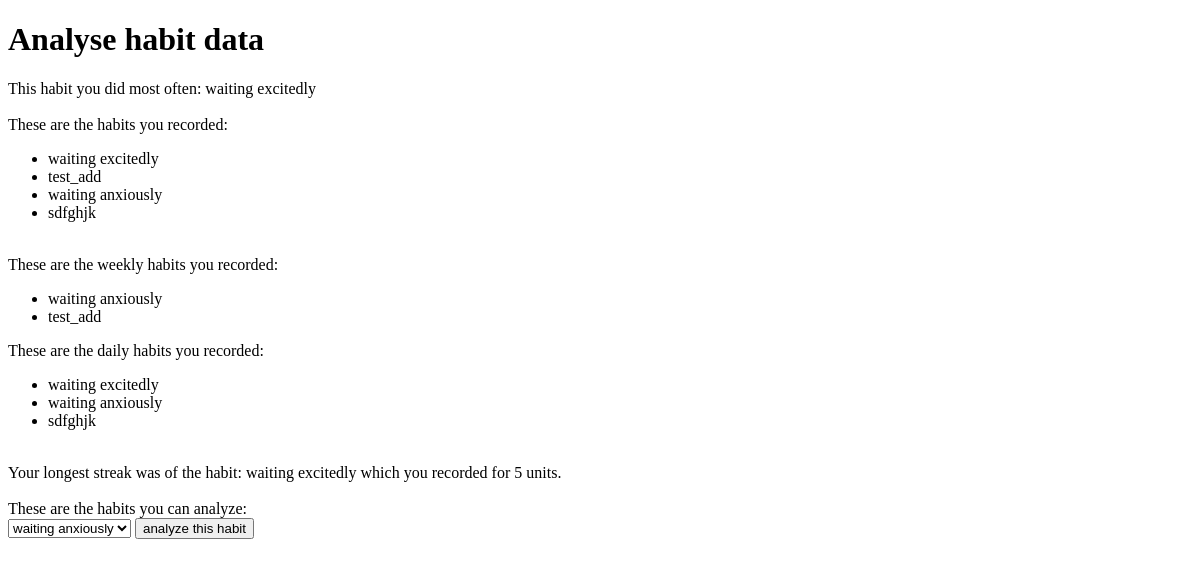
The page /analysis on the database as committed earlier.
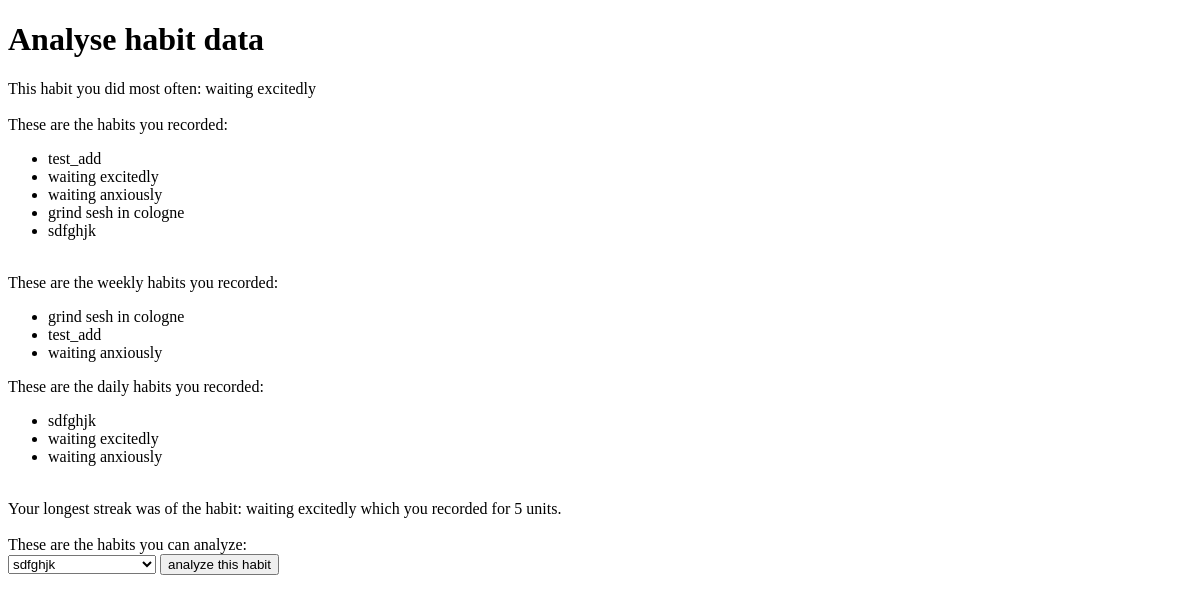
The same page on the database as committed later.
### tables this page shows
CREATE TABLE habits (
                id INTEGER PRIMARY KEY AUTOINCREMENT,
                name TEXT NOT NULL,
                date TEXT NOT NULL,
                streak INTEGER,
                periodicity TEXT NOT NULL
            );

### app.py (the view)
@app.route('/analysis', methods=('GET', 'POST'))
def analysis():
    conn = get_db_connection()
    cur = conn.cursor()
    cur.execute('SELECT name FROM habits')
    habits = cur.fetchall()
    habits_ls = [element[0] for element in habits]
    most_habit = ''
    single_habits_set = set(habits_ls)
    show_habits = [i for i in single_habits_set]
    for habit in single_habits_set:
        if habits_ls.count(habit) > habits_ls.count(most_habit):
            most_habit = habit
        elif habits_ls.count(habit) == habits_ls.count(most_habit):
            most_habit = habit, most_habit
    longest_streak = []
    conn = get_db_connection()
    cur = conn.cursor()
    cur.execute('SELECT name FROM habits WHERE periodicity = ?', ('daily',))
    ls_daily = cur.fetchall()
    ls_daily_readable_set = set([i[0] for i in ls_daily])
    for i in ls_daily_readable_set:
        longest_streak.append([i, current_streak(i)[0]])
    all_dates = [i[1] for i in longest_streak]
    streak_count = max(all_dates)
    longest_habit_s = []
    for habit, date in longest_streak:
        if date == streak_count:
            longest_habit_s.append(habit)
    cur = conn.cursor()
    cur.execute('SELECT name FROM habits WHERE periodicity = ?', ('daily',))
    dailies = set(cur.fetchall())
    cur = conn.cursor()
    cur.execute('SELECT name FROM habits WHERE periodicity = ?', ('weekly',))
    weeklies = set(cur.fetchall())
    cur.execute('SELECT name, periodicity FROM habits')
    all_habits = [i[0] for i in set(cur.fetchall())]
    conn.close()
    return render_template('analysis.html', variable_most_habit=most_habit, habits = show_habits, longest_streak_habit = longest_habit_s[0], longest_streak_streak = streak_count, daily_habits = dailies, weekly_habits = weeklies, all_habits = all_habits)

### analysis.py (called while the page is built)
def current_streak(habit_name): #prior name analysis_streak
    conn = get_db_connection()
    cur = conn.cursor()
    cur.execute('SELECT date FROM habits WHERE name = ? ORDER BY date', (habit_name,))
    data = cur.fetchall()
    if not data:
        return 0  # No data for the given habit_name
    readable_dates = sorted(list(set([item[0] for item in data])))
    streak = 0
    current_streak_date = readable_dates[-1]
    actual_streak_d = []
    for i in range(len(readable_dates) - 1, -1, -1):
        if readable_dates[i] == current_streak_date:
            streak += 1
            actual_streak_d.append(readable_dates[i])
            transformer = datetime.strptime(current_streak_date, '%Y-%m-%d')
            transformer -= timedelta(days=1)
            current_streak_date = transformer.strftime('%Y-%m-%d')
        else:
            break
    return streak, actual_streak_d

### app.py (called while the page is built)
@app.before_request
def before_request():
    g.db = get_db_connection()

### database.py (called while the page is built)
def close_db_connection(e=None):
    db = g.pop('db', None)
    if db is not None:
        db.close()

### templates/analysis.html (shortened to what this page needs)
<!DOCTYPE html>
<html lang="en">
<head>
</head>
<body>
    <h1>Analyse habit data</h1>
    <div>This habit you did most often: {{ variable_most_habit }}</div>
    <br>
    <div>These are the habits you recorded:</div>
    <ul>
        {% for habit in habits %}
            <li>{{ habit }}</li>
        {% endfor %}
    </ul>
    <br>
    <div>These are the weekly habits you recorded:</div>
    <ul>
        {% for habit in weekly_habits %}
            <li>{{ habit[0] }}</li>
        {% endfor %}
    </ul>
    <div>These are the daily habits you recorded:</div>
    <ul>
        {% for habit in daily_habits %}
            <li>{{ habit[0] }}</li>
        {% endfor %}
    </ul>
    <br>
    <div>Your longest streak was of the habit: {{ longest_streak_habit }} which you recorded for {{ longest_streak_streak }} units.</div>
    <br>
    <div>These are the habits you can analyze:</div>
    <form action="/submit-dropdown-analysis" method="post">
        <select name="dropdown">
            {% for option in all_habits %}
            <option value="{{ option | safe }}">{{ option }}</option>
            {% endfor %}
        </select>
        <button type="submit">analyze this habit</button>
    </form>
</body>
</html>

Rows that differ between the two databases and show on the page:
shown differently, row unchanged: habits "test_add": moves up the list
added habits: name "grind sesh in cologne"
shown differently, row unchanged: habits "sdfghjk": moves up the list
Other text that changed with them:
form field dropdown: "waiting anxiously" → "sdfghjk"
